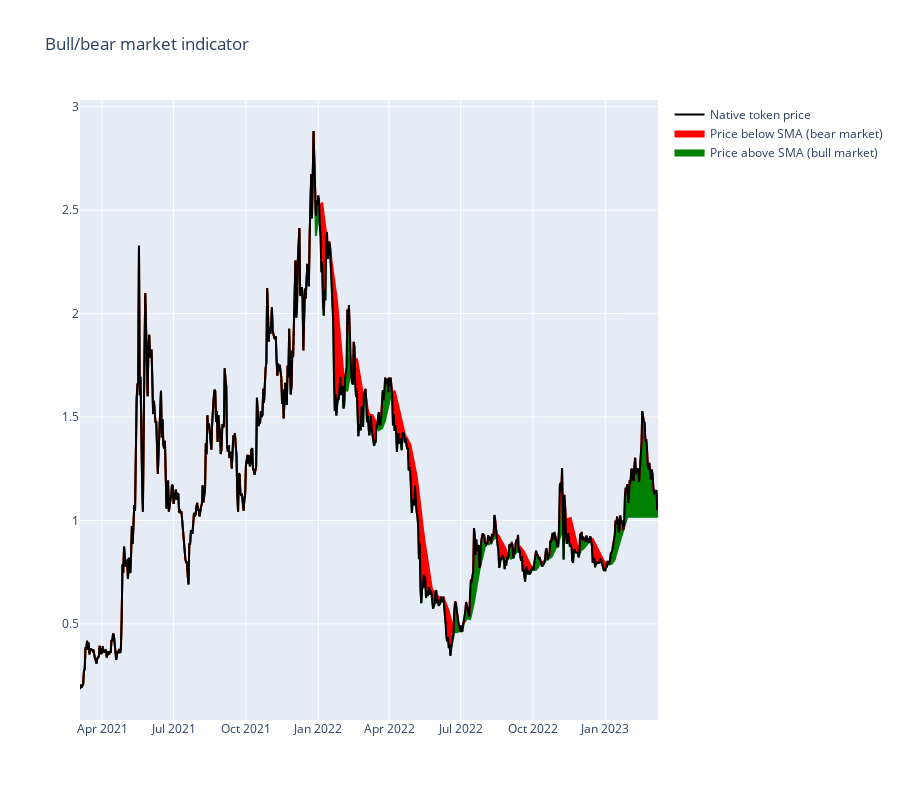

The notebook cell this image was saved under:
### Markdown cell above
## Bull/bear market moving average analysis

We do not want to trade using a long only strategy in a "bear market" when all assets are dropping, 
as slow moving momentum strategy won't be able to catch good pumps.

### Code cell
import plotly.graph_objects as go
from tradeexecutor.visual.technical_indicator import export_plot_as_dataframe

# Set up DataFrames where one has price and one has moving average
candles = matic_usdc_candles  # OHLCV data
sma_plot = state.visualisation.plots["Native token SMA"]
sma_df = export_plot_as_dataframe(sma_plot)  # Simple moving average values

# Create a DataFrame that contains values from all of our plots using the same master DateTimeIndex.
# Namely moving averages have less samples, because moving average cannot be calculated
# early on as the time window has not yet enough data.
# We will also interpolate indicator values, as our indicator has less granular
# DateTimeIndex as the price data.
indicator_df = pd.DataFrame(index=candles.index)
indicator_df["price"] = candles["close"]
indicator_df["indicator_value"] = sma_df["value"]
indicator_df["indicator_value"].interpolate(inplace=True)

# There is a multiyear bug in Plotly that you cannot use connectgaps and fill in the same plot.
# This is why we set the indicator value to the price value when we do not want to plot the area,
# as this will fill area with the size of 0
# https://github.com/plotly/plotly.js/issues/1132#issuecomment-531030346
indicator_df["green_above"] = indicator_df.apply(lambda row: row["indicator_value"] if row["price"] > row["indicator_value"] else row["price"], axis="columns")
indicator_df["red_below"] = indicator_df.apply(lambda row: row["indicator_value"] if row["price"] <= row["indicator_value"] else row["price"], axis="columns")

# Fill the area between close price and SMA indicator
# See https://plotly.com/python/filled-area-plots/#interior-filling-for-area-chart
# See also https://stackoverflow.com/a/64743166/315168
fig = go.Figure(
    layout={
        "title": "Bull/bear market indicator",
        "height": 800,
    }
)

# We need to use an invisible trace so we can reset "next y"
# for the red area indicator
fig.add_trace(
    go.Scatter(
        x=indicator_df.index,
        y=indicator_df["price"],
        line_color="rgba(0,0,0,0)",
        showlegend=False,
    )
)

# Plot out the
fig.add_trace(
    go.Scatter(
        x=indicator_df.index,
        y=indicator_df["green_above"],
        name="Price above SMA (bull market)",
        line_color="green",
        connectgaps=False,
        fillcolor="green",
        fill='tonexty',
    )
)

# We need to use an invisible trace so we can reset "next y"
fig.add_trace(
    go.Scatter(
        x=indicator_df.index,
        y=indicator_df["price"],
        line_color="rgba(0,0,0,0)",
        showlegend=False,
    )
)

fig.add_trace(
    go.Scatter(
        x=indicator_df.index,
        y=indicator_df["red_below"],
        name="Price below SMA (bear market)",
        line_color="red",
        connectgaps=False,
        fillcolor="red",
        fill='tonexty',
    )
)

fig.add_trace(
    go.Scatter(
        x=indicator_df.index,
        y=indicator_df["price"],
        name=f"Native token price",
        line_color="black",
    )
)

display(fig)

### Figure 1 — Plotly figure (JSON) as saved in the notebook; plotly's stock layout.template omitted (floating-point values rounded to 4 significant figures; data arrays with more than 128 entries replaced by an {"elided": "..."} marker saying what was removed)
{"data": [{"line": {"color": "rgba(0,0,0,0)"}, "showlegend": false, "type": "scatter", "x": {"elided": "736 str values"}, "y": {"elided": "736 float values"}}, {"connectgaps": false, "fill": "tonexty", "fillcolor": "green", "line": {"color": "green"}, "name": "Price above SMA (bull market)", "type": "scatter", "x": {"elided": "736 str values"}, "y": {"elided": "736 float values"}}, {"line": {"color": "rgba(0,0,0,0)"}, "showlegend": false, "type": "scatter", "x": {"elided": "736 str values"}, "y": {"elided": "736 float values"}}, {"connectgaps": false, "fill": "tonexty", "fillcolor": "red", "line": {"color": "red"}, "name": "Price below SMA (bear market)", "type": "scatter", "x": {"elided": "736 str values"}, "y": {"elided": "736 float values"}}, {"line": {"color": "black"}, "name": "Native token price", "type": "scatter", "x": {"elided": "736 str values"}, "y": {"elided": "736 float values"}}], "layout": {"height": 800, "title": {"text": "Bull/bear market indicator"}}}
